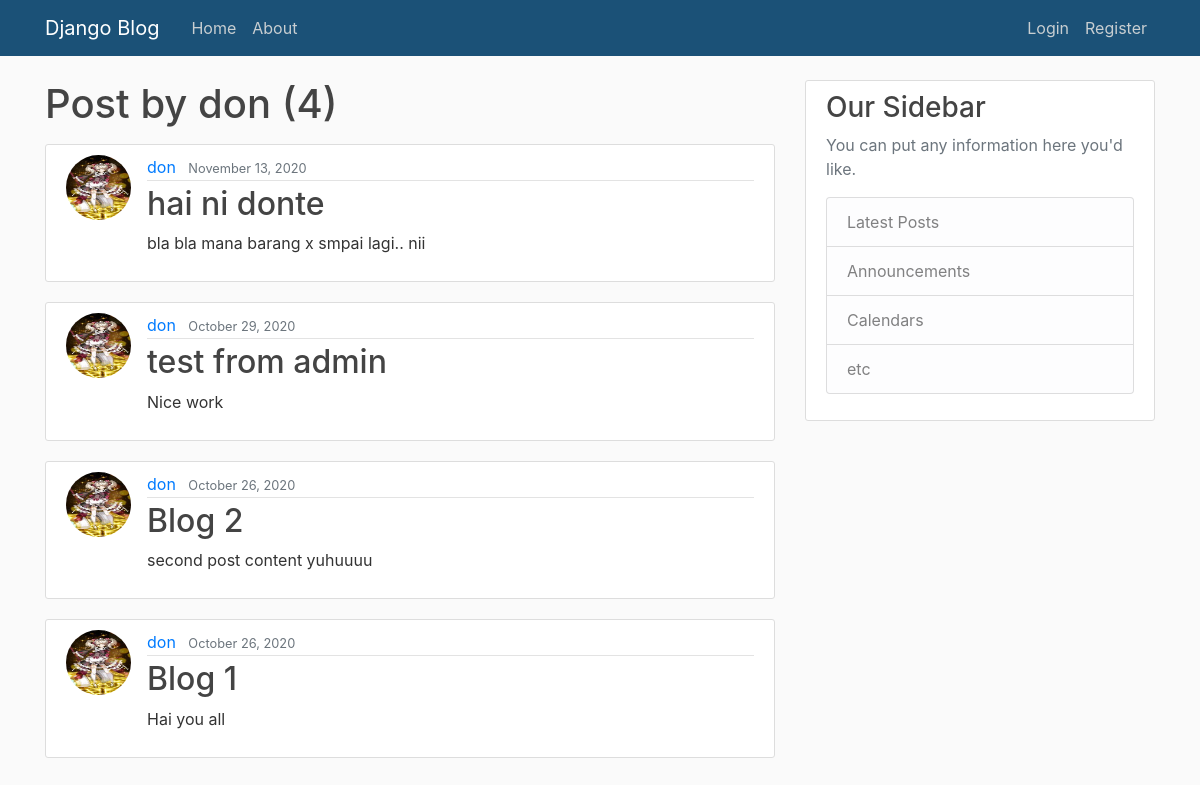
/user/don, run on an earlier commit of the app's database.
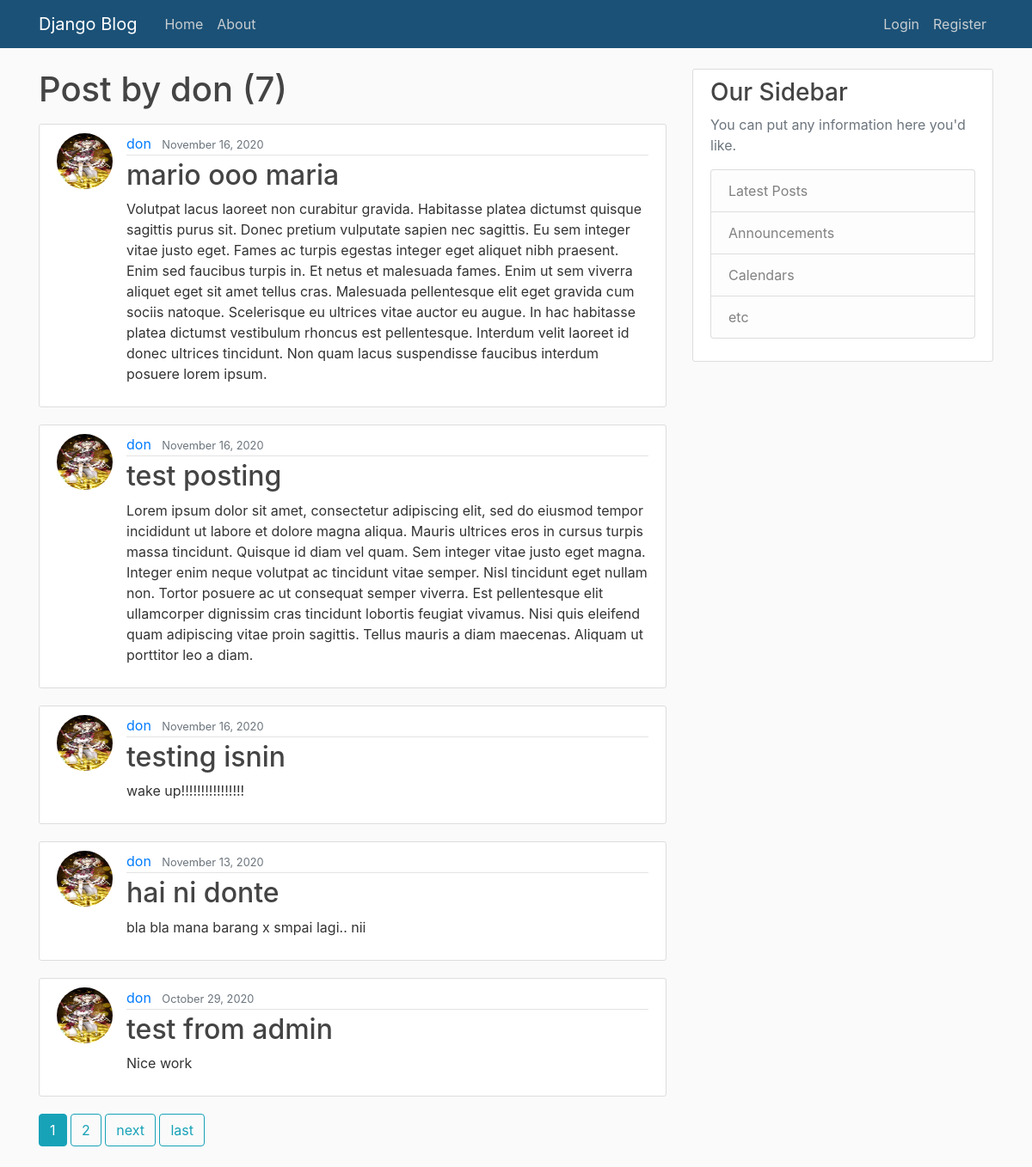
And on a later commit of the database.
### blog/models.py (models this page shows, shortened)
class Post(models.Model):
    title = models.CharField(max_length=100)
    content = models.TextField()
    date_posted = models.DateTimeField(default=timezone.now)
    author = models.ForeignKey(User, on_delete=models.CASCADE)

### users/models.py (models this page shows, shortened)
class Profile(models.Model):
    user = models.OneToOneField(User, on_delete=models.CASCADE)
    image = models.ImageField(default='default.jpg', upload_to='profile_pics')

### blog/views.py (the view)
# urls.py: path('user/<str:username>', UserPostListView.as_view(), name='user-posts'),
class UserPostListView(ListView):
    model = Post
    template_name = 'blog/user_posts.html' # <app>/<model>_<viewtype>.html
    context_object_name = 'posts'
    ordering = ['-date_posted']
    paginate_by = 5
    def get_queryset(self):
        user = get_object_or_404(User, username=self.kwargs.get('username'))
        return Post.objects.filter(author=user).order_by('-date_posted')

### blog/templates/blog/user_posts.html (shortened to what this page needs)
{% extends "blog/base.html" %}
{% block content %}
        <h1 class="mb-3">Post by {{ view.kwargs.username }} ({{ page_obj.paginator.count }})</h1>
        {% for post in posts %}
        <article class="media content-section">
          <img class="rounded-circle article-img" src="{{ post.author.profile.image.url }}">
            <div class="media-body">
              <div class="article-metadata">
                <a class="mr-2" href="{% url 'user-posts' post.author.username %}">{{ post.author }}</a>
                <small class="text-muted">{{ post.date_posted|date:"F d, Y" }}</small>
              </div>
              <h2><a class="article-title" href="{% url 'post-detail' post.id %}">{{ post.title }}</a></h2>
              <p class="article-content">{{ post.content }}</p>
            </div>
          </article>
        {% endfor %}
        {% if is_paginated %}
          {% for num in page_obj.paginator.page_range %}
            {% if page_obj.number == num %}
              <a class="btn btn-info mb-4" href="?page={{ num }}">{{ num }}</a>
            {% elif num > page_obj.number|add:'-3' and num < page_obj.number|add:'3' %}
              <a class="btn btn-outline-info mb-4" href="?page={{ num }}">{{ num }}</a>
            {% endif %}
          {% endfor %}
          {% if page_obj.has_next %}
            <a class="btn btn-outline-info mb-4" href="?page={{ page_obj.next_page_number }}">next</a>
            <a class="btn btn-outline-info mb-4" href="?page={{ page_obj.paginator.num_pages }}">last</a>
          {% endif %}
        {% endif %}
{% endblock content %}

What changed in the data, as far as the page shows it:
no longer on this page (row unchanged): Post: author.profile.image (picture), author "don", date_posted "October 26, 2020", title "Blog 2", content "second post content yuhuuuu"
no longer on this page (row unchanged): Post: author.profile.image (picture), author "don", date_posted "October 26, 2020", title "Blog 1", content "Hai you all"
added Post: author.profile.image (picture), author "don", date_posted "November 16, 2020", title "mario ooo maria", content "Volutpat lacus laoreet non curabitur gravida. Habitasse platea dictumst quisque sagittis purus sit. Donec pretium vulputate sapien nec sagittis. Eu sem integer vitae justo eget. Fames ac turpis egestas integer eget aliquet nibh praesent. Enim sed faucibus turpis in. Et netus et malesuada fames. Enim ut sem viverra aliquet eget sit amet tellus cras. Malesuada pellentesque elit eget gravida cum sociis natoque. Scelerisque eu ultrices vitae auctor eu augue. In hac habitasse platea dictumst vestibulum rhoncus est pellentesque. Interdum velit laoreet id donec ultrices tincidunt. Non quam lacus suspendisse faucibus interdum posuere lorem ipsum."
added Post: author.profile.image (picture), author "don", date_posted "November 16, 2020", title "test posting", content "Lorem ipsum dolor sit amet, consectetur adipiscing elit, sed do eiusmod tempor incididunt ut labore et dolore magna aliqua. Mauris ultrices eros in cursus turpis massa tincidunt. Quisque id diam vel quam. Sem integer vitae justo eget magna. Integer enim neque volutpat ac tincidunt vitae semper. Nisl tincidunt eget nullam non. Tortor posuere ac ut consequat semper viverra. Est pellentesque elit ullamcorper dignissim cras tincidunt lobortis feugiat vivamus. Nisi quis eleifend quam adipiscing vitae proin sagittis. Tellus mauris a diam maecenas. Aliquam ut porttitor leo a diam."
added Post: author.profile.image (picture), author "don", date_posted "November 16, 2020", title "testing isnin", content "wake up!!!!!!!!!!!!!!!!"
Also different on the page:
{{ page_obj.paginator.count }}: "4" → "7"
new list line: "1"
new list line: "2"
text now shown: "next last"
